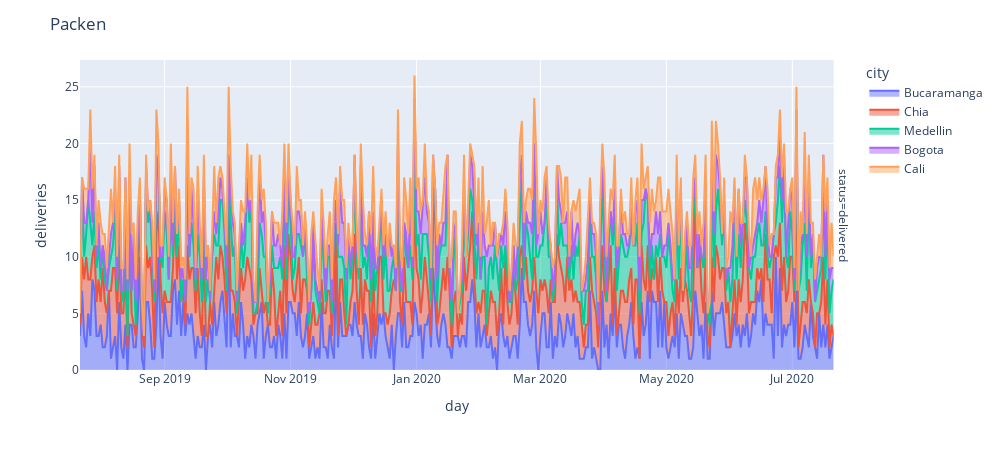

The notebook cell saved with this chart:
### Code cell
# Plot de entregas por ciudades
fig = px.area(df, x="day", y="deliveries", color="city",
              line_group="status", hover_name="city", facet_row="status")
fig.update_layout(
    title_text="Packen",
    height=450,
    width=1000
)
fig.show()

### Figure 1 — Plotly figure (JSON) as saved in the notebook; plotly's stock layout.template omitted (floating-point values rounded to 4 significant figures; data arrays with more than 128 entries replaced by an {"elided": "..."} marker saying what was removed)
{"data": [{"hovertemplate": "<b>%{hovertext}</b><br><br>city=Bucaramanga<br>status=delivered<br>day=%{x}<br>deliveries=%{y}<extra></extra>", "hovertext": {"elided": "357 str values"}, "legendgroup": "Bucaramanga", "line": {"color": "#636efa"}, "mode": "lines", "name": "Bucaramanga", "orientation": "v", "showlegend": true, "stackgroup": "1", "type": "scatter", "x": {"elided": "357 str values"}, "xaxis": "x", "y": {"elided": "357 int values"}, "yaxis": "y"}, {"hovertemplate": "<b>%{hovertext}</b><br><br>city=Chia<br>status=delivered<br>day=%{x}<br>deliveries=%{y}<extra></extra>", "hovertext": {"elided": "351 str values"}, "legendgroup": "Chia", "line": {"color": "#EF553B"}, "mode": "lines", "name": "Chia", "orientation": "v", "showlegend": true, "stackgroup": "1", "type": "scatter", "x": {"elided": "351 str values"}, "xaxis": "x", "y": {"elided": "351 int values"}, "yaxis": "y"}, {"hovertemplate": "<b>%{hovertext}</b><br><br>city=Medellin<br>status=delivered<br>day=%{x}<br>deliveries=%{y}<extra></extra>", "hovertext": {"elided": "354 str values"}, "legendgroup": "Medellin", "line": {"color": "#00cc96"}, "mode": "lines", "name": "Medellin", "orientation": "v", "showlegend": true, "stackgroup": "1", "type": "scatter", "x": {"elided": "354 str values"}, "xaxis": "x", "y": {"elided": "354 int values"}, "yaxis": "y"}, {"hovertemplate": "<b>%{hovertext}</b><br><br>city=Bogota<br>status=delivered<br>day=%{x}<br>deliveries=%{y}<extra></extra>", "hovertext": {"elided": "309 str values"}, "legendgroup": "Bogota", "line": {"color": "#ab63fa"}, "mode": "lines", "name": "Bogota", "orientation": "v", "showlegend": true, "stackgroup": "1", "type": "scatter", "x": {"elided": "309 str values"}, "xaxis": "x", "y": {"elided": "309 int values"}, "yaxis": "y"}, {"hovertemplate": "<b>%{hovertext}</b><br><br>city=Cali<br>status=delivered<br>day=%{x}<br>deliveries=%{y}<extra></extra>", "hovertext": {"elided": "305 str values"}, "legendgroup": "Cali", "line": {"color": "#FFA15A"}, "mode": "lines", "name": "Cali", "orientation": "v", "showlegend": true, "stackgroup": "1", "type": "scatter", "x": {"elided": "305 str values"}, "xaxis": "x", "y": {"elided": "305 int values"}, "yaxis": "y"}], "layout": {"annotations": [{"font": {}, "showarrow": false, "text": "status=delivered", "textangle": 90, "x": 0.98, "xanchor": "left", "xref": "paper", "y": 0.5, "yanchor": "middle", "yref": "paper"}], "height": 450, "legend": {"title": {"text": "city"}, "tracegroupgap": 0}, "margin": {"t": 60}, "title": {"text": "Packen"}, "width": 1000, "xaxis": {"anchor": "y", "domain": [0, 0.98], "title": {"text": "day"}}, "yaxis": {"anchor": "x", "domain": [0, 1], "title": {"text": "deliveries"}}}}
